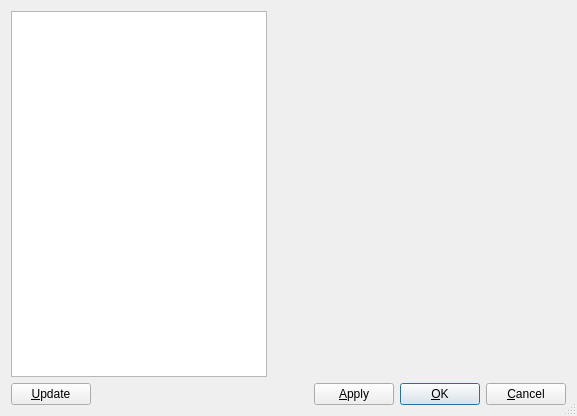
<?xml version="1.0" encoding="UTF-8"?>
<ui version="4.0">
 <class>ConfigureDialogBase</class>
 <widget class="QDialog" name="ConfigureDialogBase">
  <property name="geometry">
   <rect>
    <x>0</x>
    <y>0</y>
    <width>577</width>
    <height>416</height>
   </rect>
  </property>
  <property name="windowTitle">
   <string>Setup</string>
  </property>
  <property name="sizeGripEnabled">
   <bool>true</bool>
  </property>
  <layout class="QVBoxLayout">
   <property name="spacing">
    <number>6</number>
   </property>
   <property name="margin">
    <number>11</number>
   </property>
   <item>
    <layout class="QHBoxLayout">
     <property name="spacing">
      <number>6</number>
     </property>
     <property name="margin">
      <number>0</number>
     </property>
     <item>
      <widget class="QTreeWidget" name="lstBox">
       <property name="sizePolicy">
        <sizepolicy hsizetype="Preferred" vsizetype="Expanding">
         <horstretch>0</horstretch>
         <verstretch>0</verstretch>
        </sizepolicy>
       </property>
       <property name="columnCount">
        <number>1</number>
       </property>
       <attribute name="headerVisible">
        <bool>false</bool>
       </attribute>
       <attribute name="headerVisible">
        <bool>false</bool>
       </attribute>
       <column>
        <property name="text">
         <string notr="true">1</string>
        </property>
       </column>
      </widget>
     </item>
     <item>
      <widget class="QStackedWidget" name="wnd">
       <property name="sizePolicy">
        <sizepolicy hsizetype="Preferred" vsizetype="Preferred">
         <horstretch>0</horstretch>
         <verstretch>0</verstretch>
        </sizepolicy>
       </property>
       <property name="currentIndex">
        <number>0</number>
       </property>
       <widget class="QWidget" name="page_2"/>
      </widget>
     </item>
    </layout>
   </item>
   <item>
    <layout class="QHBoxLayout">
     <property name="spacing">
      <number>6</number>
     </property>
     <property name="margin">
      <number>0</number>
     </property>
     <item>
      <widget class="QPushButton" name="btnUpdate">
       <property name="text">
        <string>&amp;Update</string>
       </property>
      </widget>
     </item>
     <item>
      <spacer name="Horizontal Spacing2">
       <property name="orientation">
        <enum>Qt::Horizontal</enum>
       </property>
       <property name="sizeType">
        <enum>QSizePolicy::Expanding</enum>
       </property>
       <property name="sizeHint" stdset="0">
        <size>
         <width>20</width>
         <height>20</height>
        </size>
       </property>
      </spacer>
     </item>
     <item>
      <widget class="QPushButton" name="buttonApply">
       <property name="text">
        <string>&amp;Apply</string>
       </property>
       <property name="autoDefault">
        <bool>true</bool>
       </property>
      </widget>
     </item>
     <item>
      <widget class="QPushButton" name="buttonOk">
       <property name="text">
        <string>&amp;OK</string>
       </property>
       <property name="autoDefault">
        <bool>true</bool>
       </property>
       <property name="default">
        <bool>true</bool>
       </property>
      </widget>
     </item>
     <item>
      <widget class="QPushButton" name="buttonCancel">
       <property name="text">
        <string>&amp;Cancel</string>
       </property>
       <property name="autoDefault">
        <bool>true</bool>
       </property>
      </widget>
     </item>
    </layout>
   </item>
  </layout>
 </widget>
 <resources/>
 <connections>
  <connection>
   <sender>buttonOk</sender>
   <signal>clicked()</signal>
   <receiver>ConfigureDialogBase</receiver>
   <slot>accept()</slot>
   <hints>
    <hint type="sourcelabel">
     <x>20</x>
     <y>20</y>
    </hint>
    <hint type="destinationlabel">
     <x>20</x>
     <y>20</y>
    </hint>
   </hints>
  </connection>
  <connection>
   <sender>buttonCancel</sender>
   <signal>clicked()</signal>
   <receiver>ConfigureDialogBase</receiver>
   <slot>reject()</slot>
   <hints>
    <hint type="sourcelabel">
     <x>20</x>
     <y>20</y>
    </hint>
    <hint type="destinationlabel">
     <x>20</x>
     <y>20</y>
    </hint>
   </hints>
  </connection>
 </connections>
</ui>
